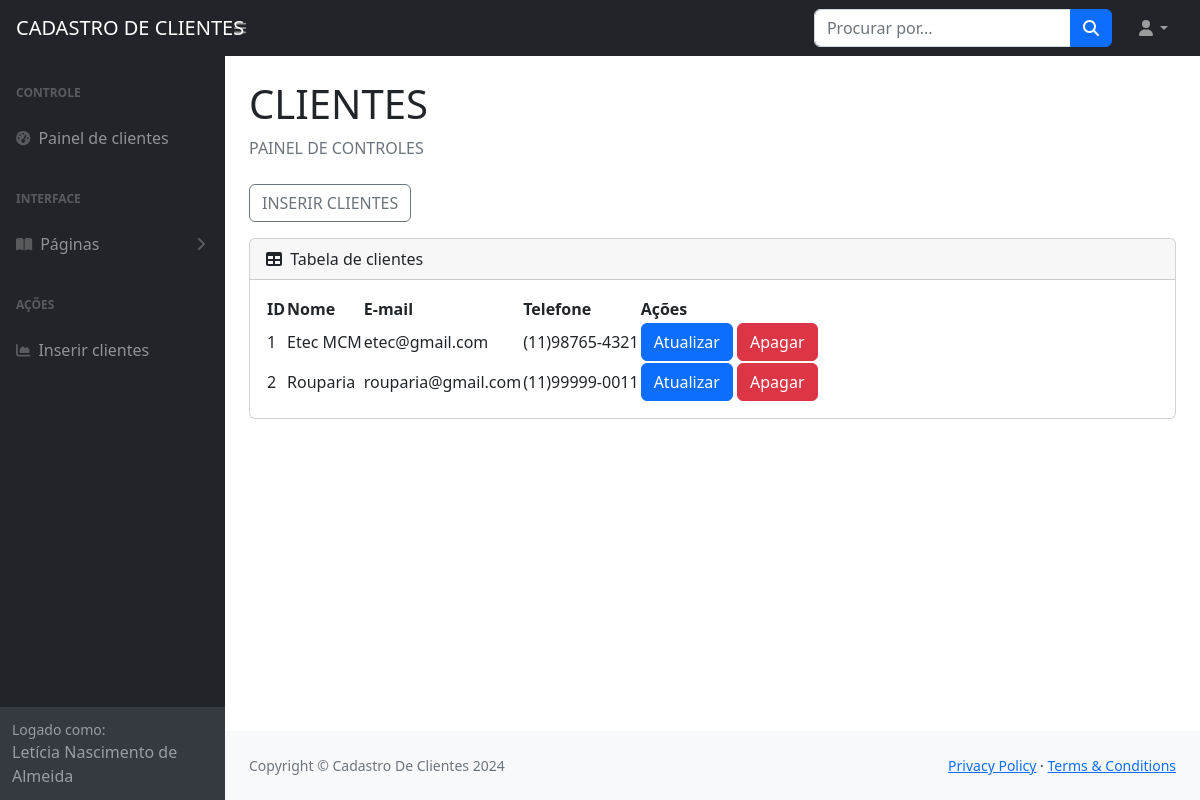
Page /Painel/index.php (signed in) on the committed database.
### tables this page shows
CREATE TABLE `clientes` (
  `id_cliente` int(11) NOT NULL,
  `nome_cliente` varchar(255) NOT NULL,
  `email_cliente` varchar(255) NOT NULL,
  `telefone` varchar(255) NOT NULL
);

### Painel/index.php (the view, shortened to what this page needs)
<?php
    include 'conecta.php';
    include 'menu.php';
?>
<div id="layoutSidenav_content">
    <main>
        <div class="container-fluid px-4">
            <h1 class="mt-4">CLIENTES</h1>
            <ol class="breadcrumb mb-4">
                <li class="breadcrumb-item active">PAINEL DE CONTROLES</li>
            </ol>
            <a href='form_insere_clientes.php'><button class='btn btn-outline-secondary'
                    style="margin-bottom: 1rem;">INSERIR CLIENTES</button></a>
            <div class="card mb-4">
                <div class="card-header">
                    <i class="fas fa-table me-1"></i>
                    Tabela de clientes
                </div>
                <div class="card-body">
                    <table id="datatablesSimple">
                        <thead>
                            <tr>
                                <th scope="col">ID</th>
                                <th scope="col">Nome</th>
                                <th scope="col">E-mail</th>
                                <th scope="col">Telefone</th>
                                <th scope="col">Ações</th>
                            </tr>
                        </thead>
                        <tbody>
                            <?php
                            $sql = "SELECT * FROM clientes";
                            $consulta = $conexao->query($sql);
                            while ($dados = $consulta->fetch_assoc()) {
                                echo "<tr>";
                                echo "<td>" . $dados['id_cliente'] . "</td>";
                                echo "<td>" . $dados['nome_cliente'] . "</td>";
                                echo "<td>" . $dados['email_cliente'] . "</td>";
                                echo "<td>" . $dados['telefone'] . "</td>";
                                echo "<td>
                                            <a href='form_atualiza_cliente.php?id_cliente=" . $dados["id_cliente"] . "'><button class='btn btn-primary'>Atualizar</button></a>
                                            <a href='apaga_cliente.php?id_cliente=" . $dados["id_cliente"] . "'><button class='btn btn-danger' onclick='return confirmDelete()'>Apagar</button></a>
                                    </td>";
                                echo "</tr>";
                            }
                            ?>
                        </tbody>
                    </table>
                </div>
            </div>
        </div>
    </main>
    <footer class="py-4 bg-light mt-auto">
        <div class="container-fluid px-4">
            <div class="d-flex align-items-center justify-content-between small">
                <div class="text-muted">Copyright &copy; Cadastro De Clientes 2024</div>
                <div>
                    <a href="#">Privacy Policy</a>
                    &middot;
                    <a href="#">Terms &amp; Conditions</a>
                </div>
            </div>
        </div>
    </footer>
</div>
</div>
</body>
</html>

### Painel/menu.php (shortened to what this page needs)
<!DOCTYPE html>
<html lang="en">
<head>
    <link href="https://cdn.jsdelivr.net/npm/simple-datatables@7.1.2/dist/style.min.css" rel="stylesheet" />
    <link href="css/styles.css" rel="stylesheet" />
</head>
<body class="sb-nav-fixed">
    <nav class="sb-topnav navbar navbar-expand navbar-dark bg-dark">
        <a class="navbar-brand ps-3" href="index.php">CADASTRO DE CLIENTES</a>
        <button class="btn btn-link btn-sm order-1 order-lg-0 me-4 me-lg-0" id="sidebarToggle" href="#!"><i
                class="fas fa-bars"></i></button>
        <form class="d-none d-md-inline-block form-inline ms-auto me-0 me-md-3 my-2 my-md-0">
            <div class="input-group">
                <input class="form-control" type="text" placeholder="Procurar por..." aria-label="Search for..."
                    aria-describedby="btnNavbarSearch" />
                <button class="btn btn-primary" id="btnNavbarSearch" type="button"><i
                        class="fas fa-search"></i></button>
            </div>
        </form>
        <ul class="navbar-nav ms-auto ms-md-0 me-3 me-lg-4">
            <li class="nav-item dropdown">
                <a class="nav-link dropdown-toggle" id="navbarDropdown" href="#" role="button" data-bs-toggle="dropdown"
                    aria-expanded="false"><i class="fas fa-user fa-fw"></i></a>
            </li>
        </ul>
    </nav>
    <div id="layoutSidenav">
        <div id="layoutSidenav_nav">
            <nav class="sb-sidenav accordion sb-sidenav-dark" id="sidenavAccordion">
                <div class="sb-sidenav-menu">
                    <div class="nav">
                        <div class="sb-sidenav-menu-heading">Controle</div>
                        <a class="nav-link" href="index.php">
                            <div class="sb-nav-link-icon"><i class="fas fa-tachometer-alt"></i></div>
                            Painel de clientes
                        </a>
                        <div class="sb-sidenav-menu-heading">Interface</div>
                        <a class="nav-link collapsed" href="#" data-bs-toggle="collapse" data-bs-target="#collapsePages"
                            aria-expanded="false" aria-controls="collapsePages">
                            <div class="sb-nav-link-icon"><i class="fas fa-book-open"></i></div>
                            Páginas
                            <div class="sb-sidenav-collapse-arrow"><i class="fas fa-angle-down"></i></div>
                        </a>
                        <div class="sb-sidenav-menu-heading">Ações</div>
                        <a class="nav-link" href="form_insere_clientes.php">
                            <div class="sb-nav-link-icon"><i class="fas fa-chart-area"></i></div>
                            Inserir clientes
                        </a>
                    </div>
                </div>
                <div class="sb-sidenav-footer">
                    <div class="small">Logado como:</div>
                    <?php echo $_SESSION['nome']; ?>
                </div>
            </nav>
        </div>

### rows in the picture
clientes: id_cliente "1", nome_cliente "Etec MCM", email_cliente "etec@gmail.com", telefone "(11)98765-4321"
clientes: id_cliente "2", nome_cliente "Rouparia", email_cliente "rouparia@gmail.com", telefone "(11)99999-0011"

### other values in the picture
$_SESSION['nome'] "Letícia Nascimento de Almeida"
